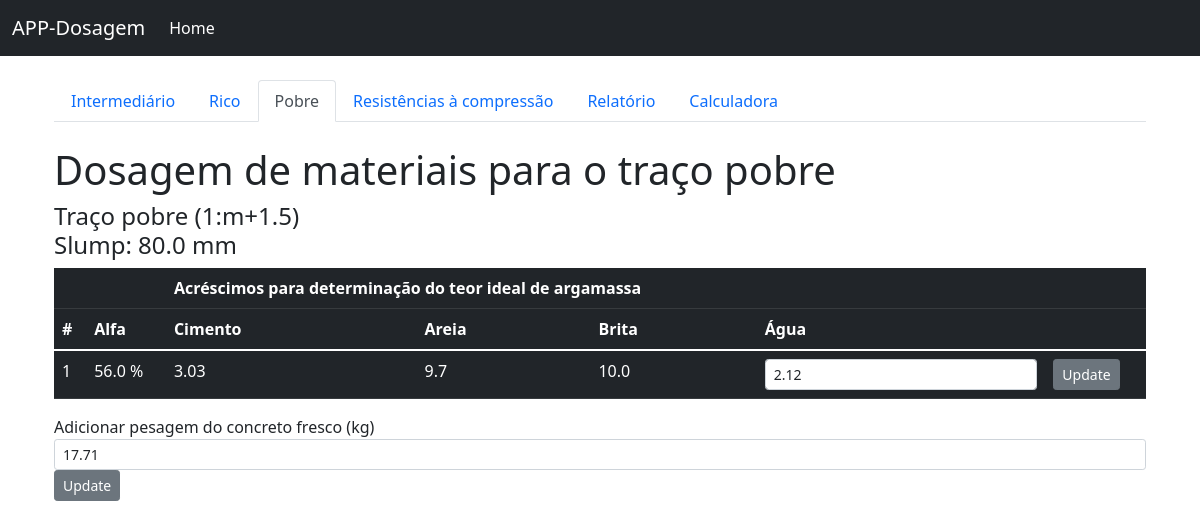
The app's page /pobre/5 with its own data.
### app/models.py (models this page shows, shortened)
class Ensaios(db.Model):
    id = db.Column(db.Integer, primary_key=True)
    nome = db.Column(db.String(30))
    piloto = db.Column(db.Float)
    rico = db.Column(db.Float)
    pobre = db.Column(db.Float)
    cp = db.Column(db.Float)
    pesobrita = db.Column(db.Float)
    slump = db.Column(db.Float)
    umidade = db.Column(db.Float)
    volume = db.Column(db.Float)
    dosagem_piloto = db.relationship('Dosagem_piloto', backref='ensaio')
    dosagem_rico = db.relationship('Dosagem_rico', backref='ensaio')
    dosagem_pobre = db.relationship('Dosagem_pobre', backref='ensaio')
    cp_piloto = db.relationship('Cp_piloto', backref='ensaio')
    cp_rico = db.relationship('Cp_rico', backref='ensaio')
    cp_pobre = db.relationship('Cp_pobre', backref='ensaio')
    resultados = db.relationship('Resultados', backref='ensaio')
    teste = db.relationship('Teste', backref='ensaio')
    consumo_piloto = db.relationship('Consumo_piloto', backref='ensaio')
    consumo_rico = db.relationship('Consumo_rico', backref='ensaio')
    consumo_pobre = db.relationship('Consumo_pobre', backref='ensaio')

class Dosagem_pobre(db.Model):
    id = db.Column(db.Integer, primary_key=True)
    alfa = db.Column(db.Float)
    c_unitario = db.Column(db.Float)
    a_unitario = db.Column(db.Float)
    b_unitario = db.Column(db.Float)
    c_massa = db.Column(db.Float)
    a_massa = db.Column(db.Float)
    b_massa = db.Column(db.Float)
    c_acr = db.Column(db.Float)
    a_acr= db.Column(db.Float)
    a_massa_umida = db.Column(db.Float)
    umidade_agregado = db.Column(db.Float)
    agua = db.Column(db.Float)
    agua_cimento = db.Column(db.Float)
    ensaio_id = db.Column(db.Integer, db.ForeignKey('ensaios.id'))

class Consumo_pobre(db.Model):
    id = db.Column(db.Integer, primary_key=True)
    kg_pobre = db.Column(db.Float)
    ensaio_id = db.Column(db.Integer, db.ForeignKey('ensaios.id'))

### app/routes.py (the view)
@app.route('/pobre/<int:id>', methods=['POST', 'GET'])
def pobre(id):
    ensaio_salvo = Ensaios.query.filter_by(id=id).first()
    c = Consumo_pobre.query.filter_by(ensaio_id=id).first()
    slump = ensaio_salvo.slump
    m = ensaio_salvo.piloto
    mp = ensaio_salvo.pobre
    return render_template("pobre.html", ensaio_salvo=ensaio_salvo, id=id, slump=slump, m=m, mp=mp, c=c)

### app/templates/pobre.html
{% extends 'base.html' %}
{% block content %}
<div class="container">
    <div class = "row">
        <div class="container">
            <ul class="nav nav-tabs">
              <li class="nav-item">
                <a class="nav-link" aria-current="page" href="/dosagem/{{ id }}">Intermediário</a>
              </li>
              <li class="nav-item">
                <a class="nav-link" href="/rico/{{ id }}">Rico</a>
              </li>
              <li class="nav-item">
                <a class="nav-link active" href="/pobre/{{ id }}">Pobre</a>
              </li>
              <li class="nav-item">
                <a class="nav-link" href="/corpo_de_prova/{{ id }}">Resistências à compressão</a>
              </li>
              <li class="nav-item">
                <a class="nav-link" href="/resultados/{{ id }}">Relatório</a>
              </li>
              <li class="nav-item">
                <a class="nav-link" href="/calculadora/{{ id }}">Calculadora</a>
              </li>
            </ul>
            <br>
        </div>
    </div>
    <h1>Dosagem de materiais para o traço pobre</h1>
    <h4>Traço pobre (1:m+{{ mp - m }})<br>Slump: {{ slump }} mm</h4>
    <div class="table-responsive">
    <table class="table table-dark">
    <thead>
        <tr>
            <th></th>
            <th></th>
            <th colspan="3">Acréscimos para determinação do teor ideal de argamassa</th>
            <th></th>
            <th></th>
        </tr>
        <tr>
            <th>#</th>
            <th>Alfa</th>
            <th>Cimento</th>
            <th>Areia</th>
            <th>Brita</th>
            <th>Água</th>
            <th></th>
        </tr>
    </thead>
    <tbody>
    {% for i in ensaio_salvo.dosagem_pobre %}
    <form method="POST" action="/agua_pobre">
        <tr>
        <td>{{ 1 }}</td>
        <td>{{ i.alfa }} %</td>
        <td>{{ i.c_massa }}</td>
        <td>{{ i.a_massa }}</td>
        <td>{{ i.b_massa }}</td>
        <td><input type="hidden" value="{{ i.id }}" name="i_id">
        <input type="number" step="any" size="1" class="form-control form-control-sm" value="{{ i.agua }}" name="valor_agua_novo"></td>
        <td><input type="submit" class="btn btn-secondary btn-sm" value="Update"></td>
        </tr>
    </form>
    {% endfor %}
    </tbody>
    </table>
    </div>
    <div>
      Adicionar pesagem do concreto fresco (kg)
      <form method="POST" action="/pobre/pesagem/{{ id }}">
      <input type="number" step="any" size="1" class="form-control form-control-sm" value="{{ c.kg_pobre }}" name="pesagem_pobre">
      <input type="submit" class="btn btn-secondary btn-sm" value="Update">
      </form>
    </div>
</div>
{% endblock %}

### records on screen
Ensaios: mp-m "1.5", slump "80.0"
Dosagem_pobre: value "1", alfa "56.0", c_massa "3.03", a_massa "9.7", b_massa "10.0", valor_agua_novo "2.12"
Consumo_pobre: pesagem_pobre "17.71"
